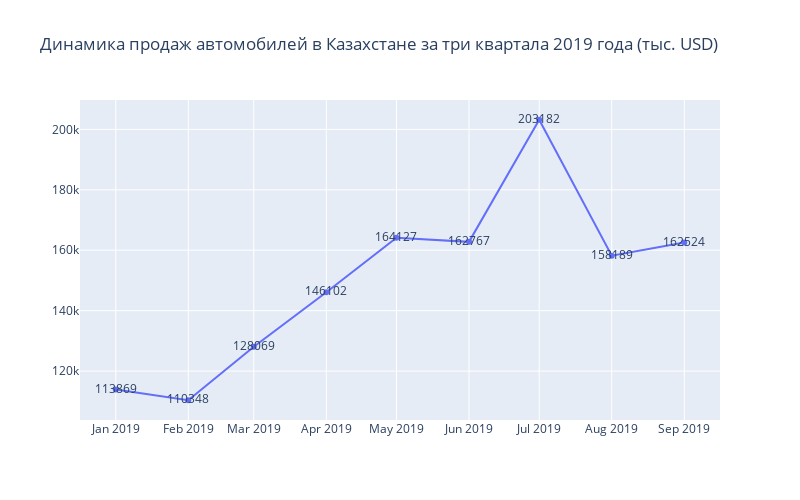

Source (notebook cell):
### Code cell
# строим график
z=px.line(segments_cars.pivot_table(index='sales_date',values='sell_price_usd',aggfunc='sum').rename_axis(None, axis=1).reset_index(),\
          x='sales_date' , y='sell_price_usd',text='sell_price_usd',\
    title='Динамика продаж автомобилей в Казахстане за три квартала 2019 года (тыс. USD)',height=500,width=800)
z.update_yaxes(title_text='')
z.update_xaxes(title_text='')
z.show()

### Figure 1 — Plotly figure (JSON) as saved in the notebook; plotly's stock layout.template omitted (floating-point values rounded to 4 significant figures)
{"data": [{"hovertemplate": "sales_date=%{x}<br>sell_price_usd=%{text}<extra></extra>", "legendgroup": "", "line": {"color": "#636efa", "dash": "solid"}, "marker": {"symbol": "circle"}, "mode": "text+lines+markers", "name": "", "orientation": "v", "showlegend": false, "text": [113869, 110348, 128069, 146102, 164127, 162767, 203182, 158189, 162524], "type": "scatter", "x": ["2019-01-01", "2019-02-01", "2019-03-01", "2019-04-01", "2019-05-01", "2019-06-01", "2019-07-01", "2019-08-01", "2019-09-01"], "xaxis": "x", "y": [113869, 110348, 128069, 146102, 164127, 162767, 203182, 158189, 162524], "yaxis": "y"}], "layout": {"height": 500, "legend": {"tracegroupgap": 0}, "title": {"text": "Динамика продаж автомобилей в Казахстане за три квартала 2019 года (тыс. USD)"}, "width": 800, "xaxis": {"anchor": "y", "domain": [0, 1], "title": {"text": ""}}, "yaxis": {"anchor": "x", "domain": [0, 1], "title": {"text": ""}}}}
